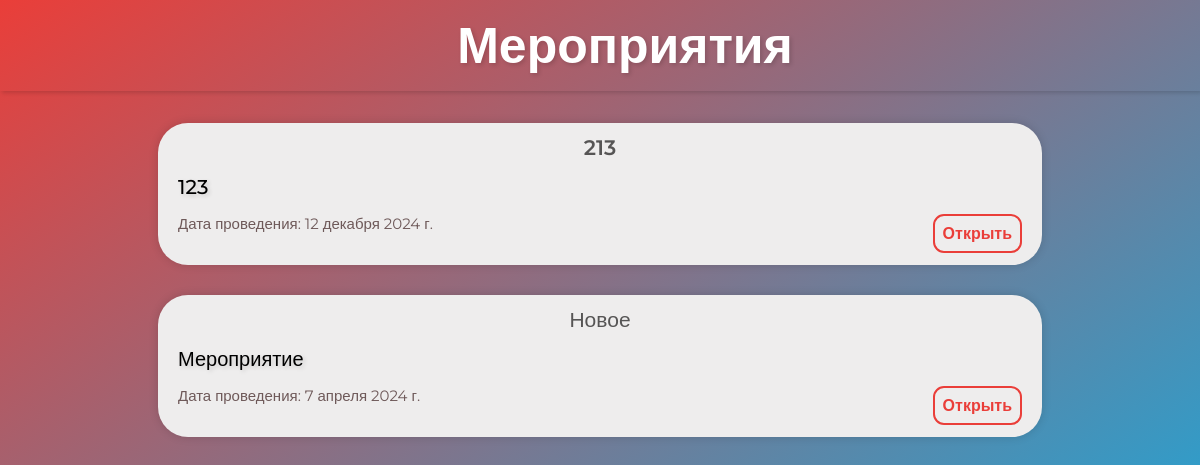
/events (signed in), run on an earlier commit of the app's database.
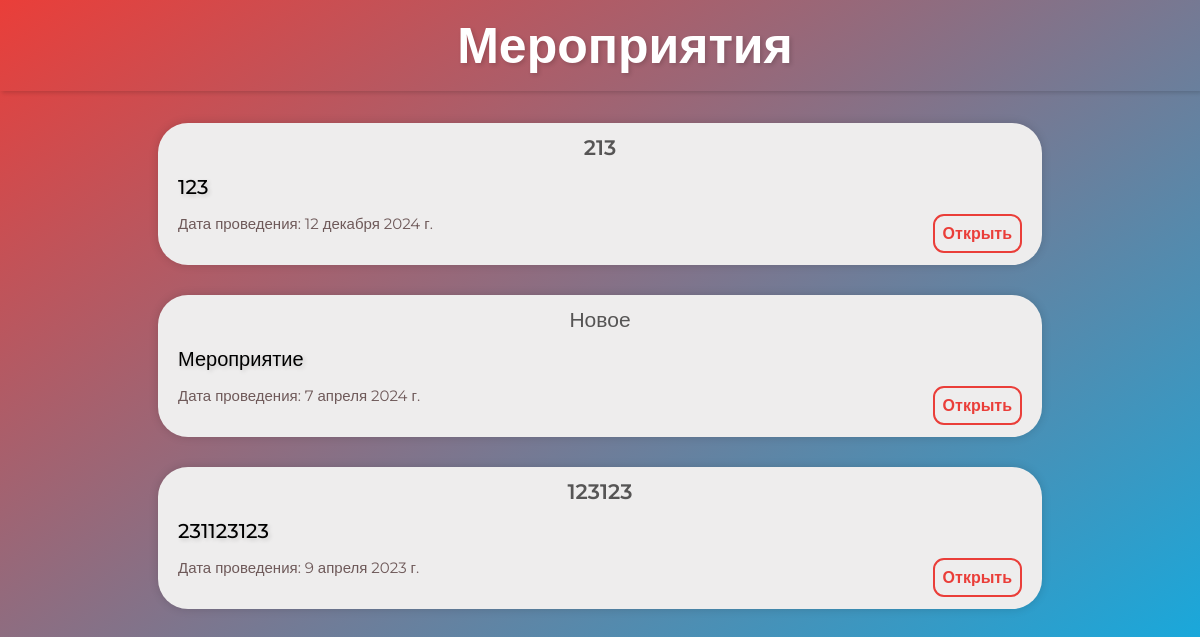
And on a later commit of the database.
### events/models.py (models this page shows, shortened)
class Events(models.Model):
    title = models.CharField('Название', max_length=155)
    description = models.CharField('Описание', max_length=250)
    full_text = models.TextField('Мероприятие')
    date = models.DateField('Дата мероприятия')
    class Meta:
        verbose_name = 'Мероприятие'
        verbose_name_plural = 'Мероприятия'

### events/views.py (the view)
# urls.py: path('', views.events, name='events'),
@login_required
def events(request):
    current_events = Events.objects.order_by('-date')
    return render(request, 'events/events.html', {'current_events': current_events})

### events/templates/events/events.html (shortened to what this page needs)
{% load static %}
<!DOCTYPE html>
<html lang="en">
<head>
    <link rel="stylesheet" type="text/css" href="{% static 'events/styles.css' %}">
</head>
<body>
    <h1 class="events-header">
        <div class="text-header">Мероприятия</div>
    </h1>
    <div class="events-list">
        {% for el in current_events %}
            <div class="block-event">
                <div class="title">{{ el.title }}</div>
                <div class="description">{{ el.description }}</div>
                <span class="date">Дата проведения: {{el.date}}</span>
                <a href="{% url 'event_detail' event_id=el.id %}" class="open-button">Открыть</a>
            </div>
        {% endfor %}
    </div>
</body>
</html>

What changed in the data, as far as the page shows it:
added Events: title "123123", description "231123123", date "9 апреля 2023 г."
